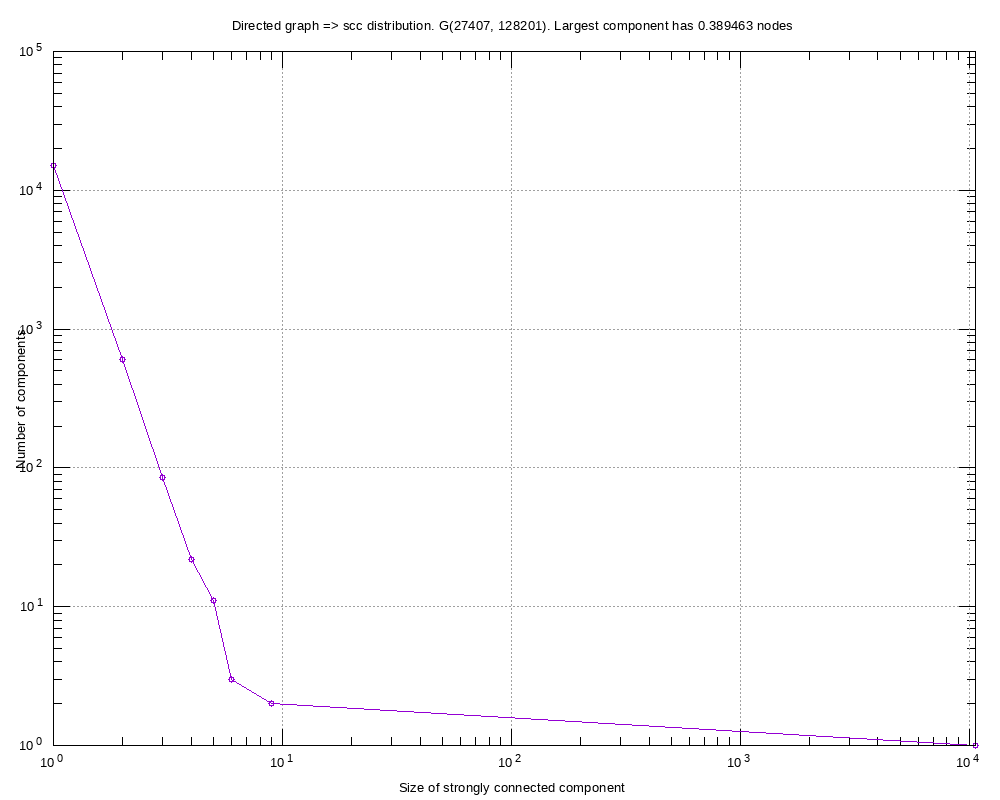

Reproduce this figure in gnuplot.
#
# Directed graph => scc distribution. G(27407, 128201). Largest component has 0.389463 nodes (Fri Aug 23 17:05:48 2019)
#

set title "Directed graph => scc distribution. G(27407, 128201). Largest component has 0.389463 nodes"
set key bottom right
set logscale xy 10
set format x "10^{%L}"
set mxtics 10
set format y "10^{%L}"
set mytics 10
set grid
set xlabel "Size of strongly connected component"
set ylabel "Number of components"
set tics scale 2
set terminal png font arial 10 size 1000,800
set output 'scc.soc-Epinions1-subgraph-scc-size-distribution.png'
plot 	"scc.soc-Epinions1-subgraph-scc-size-distribution.tab" using 1:2 title "" with linespoints pt 6
